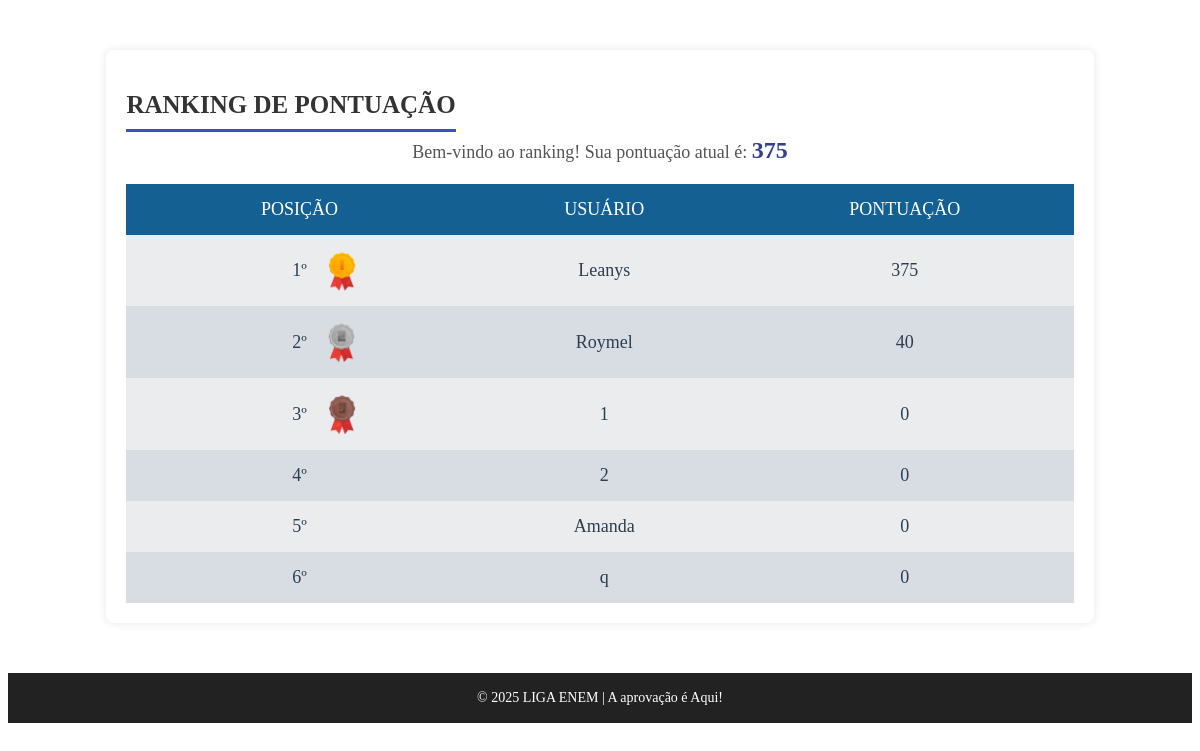
Screenshot of /ranking.html (signed in) with the database file from the repository.
### views.py (models this page shows, shortened)
class Usuario(db.Model):
    __tablename__ = 'usuarios'
    id = db.Column(db.Integer, primary_key=True)
    usuario = db.Column(db.String(100), unique=True, nullable=False)
    senha = db.Column(db.String(200), nullable=False)
    pontuacao = db.Column(db.Integer, default=0)
    acertos_consecutivos = db.Column(db.Integer, default=0)
    erros_consecutivos = db.Column(db.Integer, default=0)

### views.py (the view)
@app.route("/ranking.html")
def ranking():
    usuario_logado = session.get('user')
    usuario = db.session.query(Usuario).filter_by(usuario=usuario_logado).first()
    if usuario:
        pontuacao = usuario.pontuacao  # Pega a pontuação do usuário
    else:
        pontuacao = 0
    ranking = db.session.query(Usuario).order_by(Usuario.pontuacao.desc(),Usuario.usuario.asc()).all()
    return render_template('ranking.html', ranking=ranking, pontuacao=pontuacao)

### templates/ranking.html (shortened to what this page needs)
<!DOCTYPE html>
<html lang="pt-br">
<head>
</head>
<body>
    <div class="container">
        <h2>Ranking de Pontuação</h2>
        <div class="user-score">
            Bem-vindo ao ranking! Sua pontuação atual é: <span class="highlight"> {{ pontuacao }}</span>
        </div>
        <table>
            <thead>
                <tr>
                    <th>Posição</th>
                    <th>Usuário</th>
                    <th>Pontuação</th>
                </tr>
            </thead>
            <tbody>
                {% for usuario in ranking %}
                    <tr class="{{ 'highlight-row' if usuario.usuario == usuario_logado else '' }}
                                {{ 'same-position-score' if usuario.pontuacao == loop.index - 1 else '' }}">
                        <td>
                            {% if loop.index == 1 %}
                                <div class="ranking-container">
                                    1º
                                    <img src="static/ouro.png" alt="Medalha de Ouro">
                                </div>
                            {% elif loop.index == 2 %}
                                <div class="ranking-container">
                                    2º
                                    <img src="static/prata.png" alt="Medalha de Prata">
                                </div>
                            {% elif loop.index == 3 %}
                                <div class="ranking-container">
                                    3º
                                    <img src="static/bronze.png" alt="Medalha de Bronze">
                                </div>
                            {% else %}
                                {{ loop.index }}º
                            {% endif %}
                        </td>
                        <td>{{ usuario.usuario }}</td>
                        <td>{{ usuario.pontuacao }}</td>
                    </tr>
                {% endfor %}
            </tbody>
        </table>
    </div>
    <div class="footer">
        <p>&copy; 2025 LIGA ENEM | A aprovação é Aqui!</p>
    </div>
</body>
</html>

### templates/ranking.html (style rules this page uses)
.container { width: 80%; max-width: 1200px; margin: 50px auto 50px; padding: 20px; background-color: #ffffff; border-radius: 8px; box-shadow: 0 0 10px rgba(0, 0, 0, 0.1); display: flex; justify-content: space-between; align-items: flex-start; flex-wrap: wrap; }
.container h2 { color: #333; font-size: 25px; text-align: center; margin-bottom: 5px; text-transform: uppercase; border-bottom: 3px solid #3f51b5; padding-bottom: 10px; font-family: 'Poppins'; }
.user-score { text-align: center; font-size: 18px; font-weight: 500; color: #555; width:100% }
.user-score .highlight { font-weight: 700; font-size: 24px; color: #313f8c; }
table { width: 100%; margin-top: 20px; border-collapse: collapse; }
th, td { padding: 15px; text-align: center; font-size: 18px; font-weight: 500; }
th { background-color: #156092; color: white; text-transform: uppercase; }
td { background-color: #ebeced; color: #2c3e50; transition: background-color 0.3s ease; }
tr:nth-child(even) td { background-color: #d8dce3; }
.ranking-container { display: flex; justify-content: space-between; align-items: center; justify-content: center; gap: 10px; margin-left: 50px; }
.ranking-container img { width: 30px; height: auto; margin-left: 10px; }
.footer { background-color: #222222; color: white; text-align: center; padding: 3px; font-size: 14px; margin-top: 50px; margin-bottom: 0; }

### rows the page displays
Usuario: pontuacao "375", usuario "Leanys"
Usuario: usuario "Roymel", pontuacao "40"
Usuario: usuario "1", pontuacao "0"
Usuario: usuario "2", pontuacao "0"
Usuario: usuario "Amanda", pontuacao "0"
Usuario: usuario "q", pontuacao "0"
